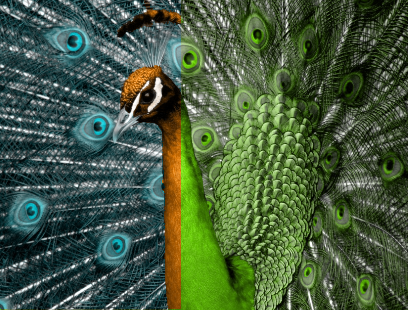
#> input picture OpenCV/transform/9.png, 408 x 310 px
$ jupyter execute demo.ipynb
#> lines starting #> are read from the running program, lines starting #| are printed output that depends on the picture
[cell 1]
import cv2
import numpy as np

import matplotlib.pyplot as plt

[cell 2]
img = cv2.imread('9.png')
#> img is the input picture: shape (310, 408, 3); mean B, G, R 63.1, 91.9, 69.9

[cell 3]
#仿射变换
degree=np.deg2rad(45)
M1=np.array([
    [np.cos(degree),-np.sin(degree),300],
    [np.sin(degree),np.cos(degree),100]
])
dst1 = cv2.warpAffine(img,M1,(img.shape[1]*2,img.shape[0]*2))
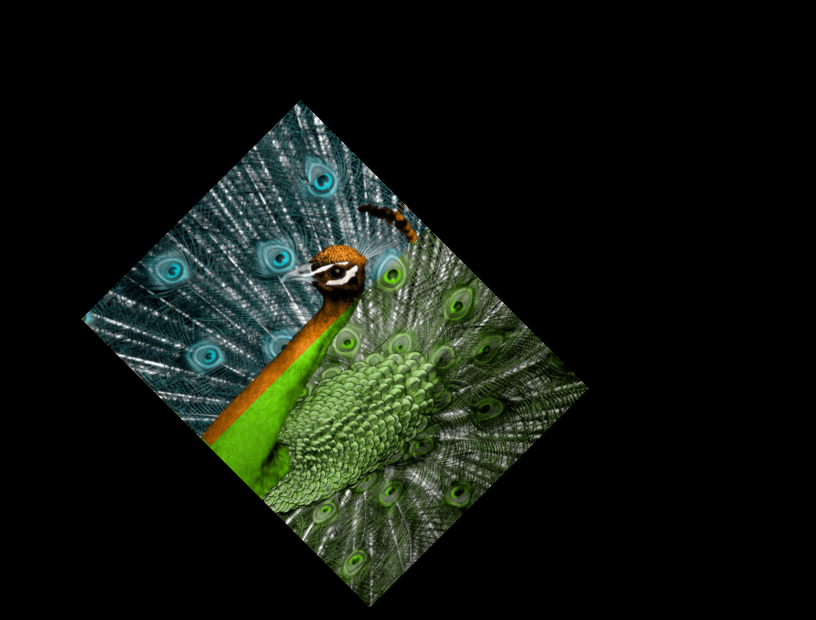
#> dst1: shape (620, 816, 3); mean B, G, R 15.8, 23, 17.5

plt.figure(figsize=(8,8))
plt.subplot(121)
plt.imshow(img)
plt.subplot(122)
plt.imshow(dst1)
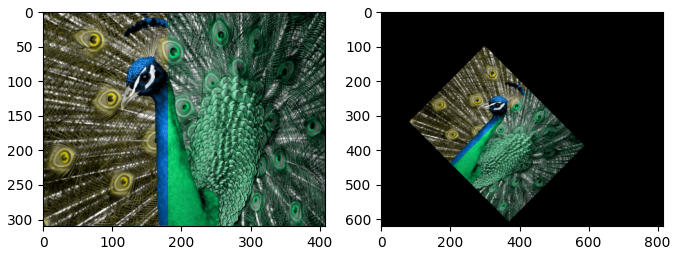
#> figure drawn by matplotlib, 2 panels; B, G, R data is drawn as R, G, B

[cell 4]
#透视变换
degree=np.deg2rad(45)
M2=np.array([
    [np.cos(degree),-np.sin(degree),300],
    [np.sin(degree),np.cos(degree),100],
    [0,-0.0015,1]
])
dst2 = cv2.warpPerspective(img,M2,(img.shape[1]*2,img.shape[0]*2))
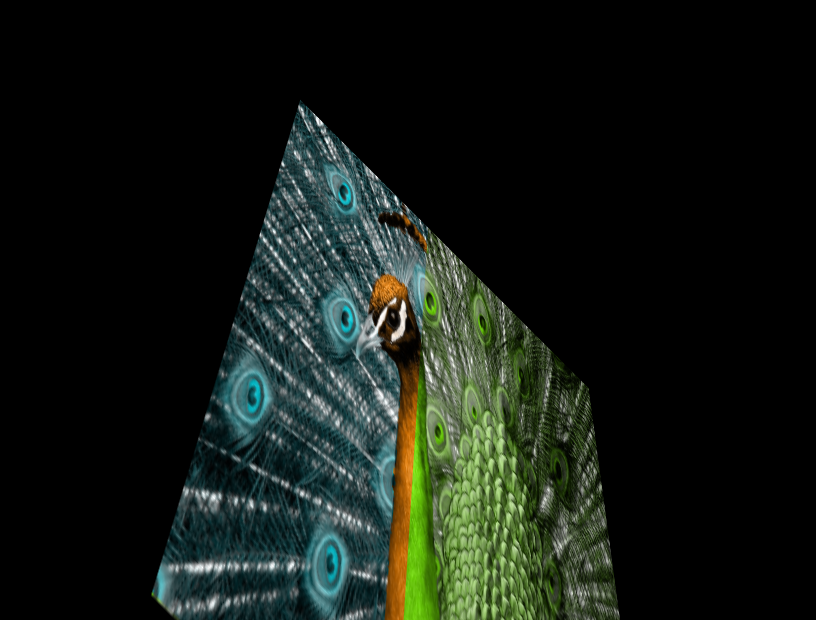
#> dst2: shape (620, 816, 3); mean B, G, R 20.5, 26.8, 20

plt.figure(figsize=(8,8))
plt.subplot(121)
plt.imshow(img)
plt.subplot(122)
plt.imshow(dst2)
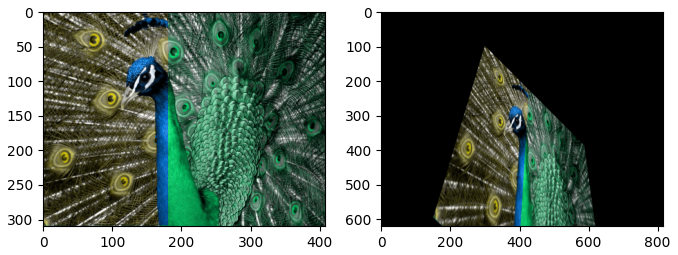
#> figure drawn by matplotlib, 2 panels; B, G, R data is drawn as R, G, B

[cell 5]
#获取仿射变换矩阵
src_pts = np.float32([[0,0],[0,1],[1,1]])
dst_pts = np.float32([[0,0],[1,1],[2,1]])
M = cv2.getAffineTransform(src_pts,dst_pts)
dst1 = cv2.warpAffine(img,M,(img.shape[1]*2,img.shape[0]*2))
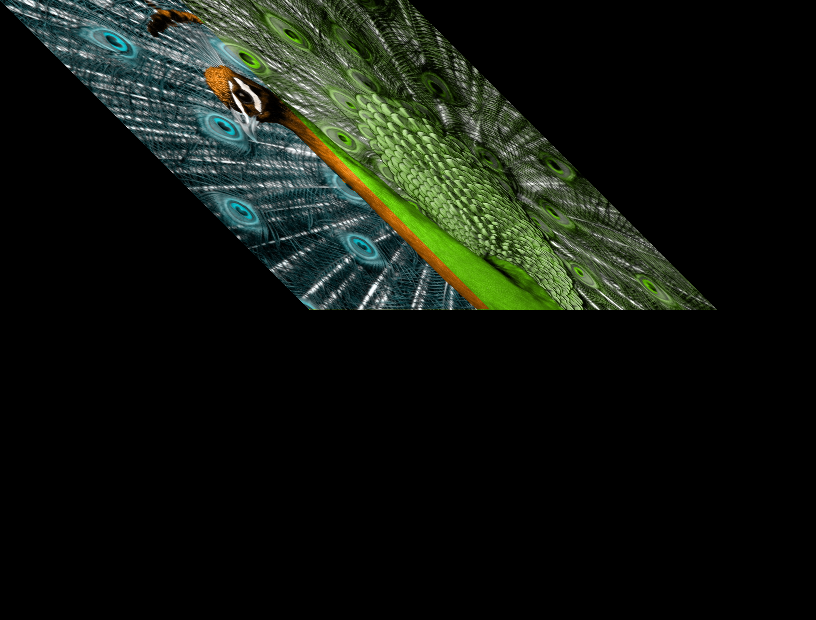
#> dst1: shape (620, 816, 3); mean B, G, R 15.8, 23, 17.5

plt.figure(figsize=(8,8))
plt.subplot(121)
plt.imshow(img)
plt.subplot(122)
plt.imshow(dst1)
#> figure, not shown here; B, G, R data is drawn as R, G, B

[cell 6]
#获取透视变换矩阵
src_pts = np.float32([[0,0],[0,300],[400,300],[400,0]])
dst_pts = np.float32([[0,0],[0,300],[200,300],[400,0]])
M = cv2.getPerspectiveTransform(src_pts,dst_pts)
dst2 = cv2.warpPerspective(img,M,(img.shape[1]*2,img.shape[0]*2))
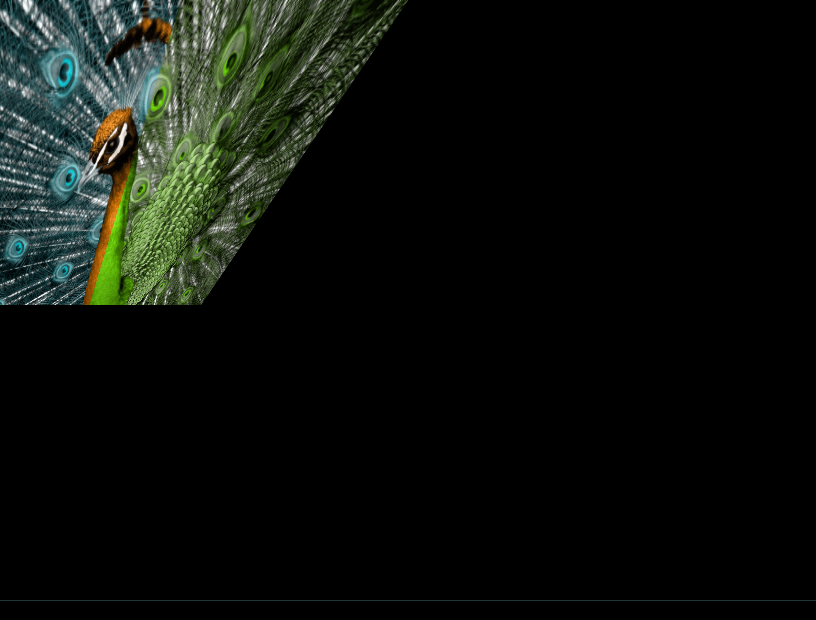
#> dst2: shape (620, 816, 3); mean B, G, R 12.2, 16.5, 12.8

plt.figure(figsize=(8,8))
plt.subplot(121)
plt.imshow(img)
plt.subplot(122)
plt.imshow(dst2)
#> figure, not shown here; B, G, R data is drawn as R, G, B
